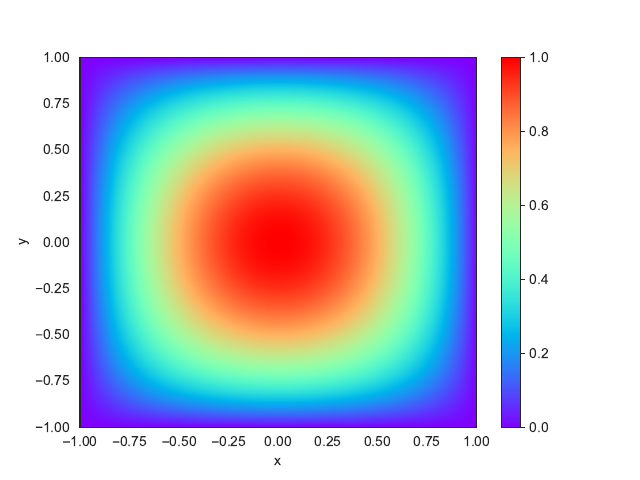

This chart was generated by the following Python code:
from cProfile import label
from genericpath import exists
from math import ceil
import os
import random
import numpy as np
import argparse
import time
import torch
import torch.nn as nn
import torch.nn.functional as F
from torch import optim, autograd
from matplotlib import pyplot as plt
import seaborn as sns
from mpl_toolkits.axes_grid1 import make_axes_locatable
from tqdm import tqdm
from utils import *
from model import *

parser = argparse.ArgumentParser()
parser.add_argument("-e", "--epochs", type=int, default=30000)
parser.add_argument("-lr", "--learningrate", type=float, default=3e-3)
parser.add_argument("-i", "--indim", type=int, default=2)
parser.add_argument("-o", "--outdim", type=int, default=1)
parser.add_argument("-hd", "--hiddim", type=int, default=10)
parser.add_argument("-hn", "--hidnum", type=int, default=5)
parser.add_argument("-p", "--pretrained", type=bool, default=False)
parser.add_argument("-s", "--seed", type=int, default=2022)
parser.add_argument("-sp", "--sample", type=int, default=100)
parser.add_argument("-skip", "--skip", type=bool, default=True)

args = parser.parse_args()

EPOCHS = args.epochs
LR = args.learningrate
IN_DIM = args.indim
OUT_DIM = args.outdim
HIDDEN_DIM = args.hiddim
NUM_HIDDENS = args.hidnum
PRETRAINED = args.pretrained
SEED = args.seed
SAMPLE = args.sample
SKIP = args.skip

sns.set_style("white")


def u_real(x):
    return (1 - x[:, 0] ** 2) * (1 - x[:, 1] ** 2)


x1 = torch.linspace(-1, 1, 1001)
x2 = torch.linspace(-1, 1, 1001)
X, Y = torch.meshgrid(x1, x2)
Z = torch.cat((Y.flatten()[:, None], Y.T.flatten()[:, None]), dim=1)
real = u_real(Z).reshape(1001, 1001)
plt.figure()
fig, ax = plt.subplots()
h = ax.imshow(
    real,
    Interpolation="nearest",
    cmap="rainbow",
    extent=[-1, 1, -1, 1],
    origin="lower",
    aspect="auto",
)
# ax.set_title("Deep Neural Network Solution")
ax.set_xlabel(r"x")
ax.set_ylabel(r"y")
plt.colorbar(h)
plt.savefig("real.pdf")

